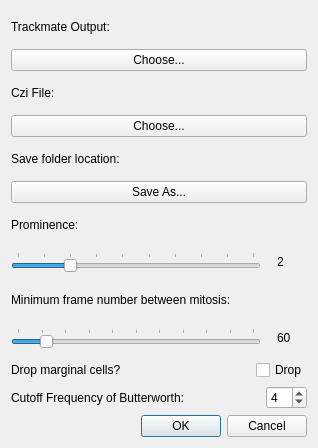
<?xml version="1.0" encoding="UTF-8"?>
<ui version="4.0">
 <class>Mainwindow</class>
 <widget class="QDialog" name="Mainwindow">
  <property name="geometry">
   <rect>
    <x>0</x>
    <y>0</y>
    <width>318</width>
    <height>448</height>
   </rect>
  </property>
  <property name="windowTitle">
   <string>Configurations</string>
  </property>
  <layout class="QVBoxLayout" name="verticalLayout">
   <item>
    <widget class="QLabel" name="label">
     <property name="whatsThis">
      <string>This takes the &quot;export.csv&quot; file from Trackmate's Tracking data. Only csv file.</string>
     </property>
     <property name="text">
      <string>Trackmate Output:</string>
     </property>
    </widget>
   </item>
   <item>
    <widget class="QPushButton" name="Openfile">
     <property name="text">
      <string>Choose...</string>
     </property>
    </widget>
   </item>
   <item>
    <widget class="QLabel" name="label_7">
     <property name="whatsThis">
      <string>This takes the czi file from Zeiss imaging and extracts some metadata from it. Only czi file.</string>
     </property>
     <property name="text">
      <string>Czi File:</string>
     </property>
    </widget>
   </item>
   <item>
    <widget class="QPushButton" name="czibutton">
     <property name="text">
      <string>Choose...</string>
     </property>
    </widget>
   </item>
   <item>
    <widget class="QLabel" name="label_2">
     <property name="whatsThis">
      <string>This specifies the location you want to save the results at.</string>
     </property>
     <property name="text">
      <string>Save folder location:</string>
     </property>
    </widget>
   </item>
   <item>
    <widget class="QPushButton" name="Openfolder">
     <property name="text">
      <string>Save As...</string>
     </property>
    </widget>
   </item>
   <item>
    <widget class="QLabel" name="label_3">
     <property name="whatsThis">
      <string>This defines the threshold for the promience of mitosis identification. The higher, the more stringent the peak identification is. From 0 to 9.</string>
     </property>
     <property name="text">
      <string>Prominence:</string>
     </property>
    </widget>
   </item>
   <item>
    <layout class="QHBoxLayout" name="horizontalLayout_2" stretch="0,0">
     <item>
      <widget class="QSlider" name="Promslider">
       <property name="sizePolicy">
        <sizepolicy hsizetype="Fixed" vsizetype="Fixed">
         <horstretch>0</horstretch>
         <verstretch>0</verstretch>
        </sizepolicy>
       </property>
       <property name="minimumSize">
        <size>
         <width>250</width>
         <height>0</height>
        </size>
       </property>
       <property name="mouseTracking">
        <bool>false</bool>
       </property>
       <property name="maximum">
        <number>9</number>
       </property>
       <property name="pageStep">
        <number>0</number>
       </property>
       <property name="value">
        <number>2</number>
       </property>
       <property name="orientation">
        <enum>Qt::Horizontal</enum>
       </property>
       <property name="tickPosition">
        <enum>QSlider::TicksAbove</enum>
       </property>
       <property name="tickInterval">
        <number>1</number>
       </property>
      </widget>
     </item>
     <item alignment="Qt::AlignRight">
      <widget class="QLabel" name="label_8">
       <property name="sizePolicy">
        <sizepolicy hsizetype="Fixed" vsizetype="Preferred">
         <horstretch>0</horstretch>
         <verstretch>0</verstretch>
        </sizepolicy>
       </property>
       <property name="minimumSize">
        <size>
         <width>30</width>
         <height>0</height>
        </size>
       </property>
       <property name="text">
        <string>2</string>
       </property>
      </widget>
     </item>
    </layout>
   </item>
   <item>
    <widget class="QLabel" name="label_4">
     <property name="whatsThis">
      <string>This defines the minimum expected frames between two mitotic peaks. Please specify according to your sampling interval.</string>
     </property>
     <property name="text">
      <string>Minimum frame number between mitosis:</string>
     </property>
    </widget>
   </item>
   <item>
    <layout class="QHBoxLayout" name="horizontalLayout_3">
     <item>
      <widget class="QSlider" name="Frameslider">
       <property name="sizePolicy">
        <sizepolicy hsizetype="Fixed" vsizetype="Fixed">
         <horstretch>0</horstretch>
         <verstretch>0</verstretch>
        </sizepolicy>
       </property>
       <property name="minimumSize">
        <size>
         <width>250</width>
         <height>0</height>
        </size>
       </property>
       <property name="maximum">
        <number>500</number>
       </property>
       <property name="value">
        <number>60</number>
       </property>
       <property name="orientation">
        <enum>Qt::Horizontal</enum>
       </property>
       <property name="tickPosition">
        <enum>QSlider::TicksAbove</enum>
       </property>
       <property name="tickInterval">
        <number>50</number>
       </property>
      </widget>
     </item>
     <item alignment="Qt::AlignRight">
      <widget class="QLabel" name="label_9">
       <property name="sizePolicy">
        <sizepolicy hsizetype="Fixed" vsizetype="Preferred">
         <horstretch>0</horstretch>
         <verstretch>0</verstretch>
        </sizepolicy>
       </property>
       <property name="minimumSize">
        <size>
         <width>30</width>
         <height>0</height>
        </size>
       </property>
       <property name="text">
        <string>60</string>
       </property>
      </widget>
     </item>
    </layout>
   </item>
   <item>
    <layout class="QHBoxLayout">
     <item>
      <widget class="QLabel" name="label_5">
       <property name="minimumSize">
        <size>
         <width>200</width>
         <height>0</height>
        </size>
       </property>
       <property name="maximumSize">
        <size>
         <width>306</width>
         <height>16777215</height>
        </size>
       </property>
       <property name="whatsThis">
        <string>This button controls whether to drop cells that has come in contact with the margins of the field of view.</string>
       </property>
       <property name="text">
        <string>Drop marginal cells?</string>
       </property>
      </widget>
     </item>
     <item alignment="Qt::AlignRight">
      <widget class="QCheckBox" name="Dropbox">
       <property name="text">
        <string>Drop</string>
       </property>
      </widget>
     </item>
    </layout>
   </item>
   <item>
    <layout class="QHBoxLayout" name="horizontalLayout">
     <item>
      <widget class="QLabel" name="label_6">
       <property name="whatsThis">
        <string>&lt;html&gt;&lt;head/&gt;&lt;body&gt;&lt;p&gt;Frequency of the butterworth. The stronger the frequency, the higher the cutoff frequency. Usually lower means more smoothening. From 1 to 10.&lt;/p&gt;&lt;/body&gt;&lt;/html&gt;</string>
       </property>
       <property name="text">
        <string>Cutoff Frequency of Butterworth:</string>
       </property>
      </widget>
     </item>
     <item alignment="Qt::AlignRight">
      <widget class="QSpinBox" name="OrderSpin">
       <property name="minimum">
        <number>1</number>
       </property>
       <property name="maximum">
        <number>10</number>
       </property>
       <property name="value">
        <number>4</number>
       </property>
      </widget>
     </item>
    </layout>
   </item>
   <item>
    <widget class="QDialogButtonBox" name="buttonBox">
     <property name="orientation">
      <enum>Qt::Horizontal</enum>
     </property>
     <property name="standardButtons">
      <set>QDialogButtonBox::Cancel|QDialogButtonBox::Ok</set>
     </property>
    </widget>
   </item>
  </layout>
 </widget>
 <resources/>
 <connections>
  <connection>
   <sender>buttonBox</sender>
   <signal>accepted()</signal>
   <receiver>Mainwindow</receiver>
   <slot>accept()</slot>
   <hints>
    <hint type="sourcelabel">
     <x>242</x>
     <y>427</y>
    </hint>
    <hint type="destinationlabel">
     <x>157</x>
     <y>274</y>
    </hint>
   </hints>
  </connection>
  <connection>
   <sender>buttonBox</sender>
   <signal>rejected()</signal>
   <receiver>Mainwindow</receiver>
   <slot>reject()</slot>
   <hints>
    <hint type="sourcelabel">
     <x>273</x>
     <y>427</y>
    </hint>
    <hint type="destinationlabel">
     <x>285</x>
     <y>274</y>
    </hint>
   </hints>
  </connection>
  <connection>
   <sender>Openfile</sender>
   <signal>pressed()</signal>
   <receiver>Mainwindow</receiver>
   <slot>accept()</slot>
   <hints>
    <hint type="sourcelabel">
     <x>238</x>
     <y>59</y>
    </hint>
    <hint type="destinationlabel">
     <x>285</x>
     <y>56</y>
    </hint>
   </hints>
  </connection>
  <connection>
   <sender>Openfolder</sender>
   <signal>pressed()</signal>
   <receiver>Mainwindow</receiver>
   <slot>accept()</slot>
   <hints>
    <hint type="sourcelabel">
     <x>240</x>
     <y>197</y>
    </hint>
    <hint type="destinationlabel">
     <x>285</x>
     <y>130</y>
    </hint>
   </hints>
  </connection>
  <connection>
   <sender>Dropbox</sender>
   <signal>toggled(bool)</signal>
   <receiver>Mainwindow</receiver>
   <slot>toggledrop()</slot>
   <hints>
    <hint type="sourcelabel">
     <x>273</x>
     <y>344</y>
    </hint>
    <hint type="destinationlabel">
     <x>158</x>
     <y>223</y>
    </hint>
   </hints>
  </connection>
  <connection>
   <sender>OrderSpin</sender>
   <signal>valueChanged(int)</signal>
   <receiver>OrderSpin</receiver>
   <slot>setValue(int)</slot>
   <hints>
    <hint type="sourcelabel">
     <x>272</x>
     <y>378</y>
    </hint>
    <hint type="destinationlabel">
     <x>272</x>
     <y>378</y>
    </hint>
   </hints>
  </connection>
  <connection>
   <sender>Promslider</sender>
   <signal>valueChanged(int)</signal>
   <receiver>Promslider</receiver>
   <slot>setValue(int)</slot>
   <hints>
    <hint type="sourcelabel">
     <x>98</x>
     <y>254</y>
    </hint>
    <hint type="destinationlabel">
     <x>132</x>
     <y>254</y>
    </hint>
   </hints>
  </connection>
  <connection>
   <sender>Frameslider</sender>
   <signal>valueChanged(int)</signal>
   <receiver>Frameslider</receiver>
   <slot>setValue(int)</slot>
   <hints>
    <hint type="sourcelabel">
     <x>58</x>
     <y>314</y>
    </hint>
    <hint type="destinationlabel">
     <x>41</x>
     <y>314</y>
    </hint>
   </hints>
  </connection>
  <connection>
   <sender>czibutton</sender>
   <signal>pressed()</signal>
   <receiver>Mainwindow</receiver>
   <slot>openczi()</slot>
   <hints>
    <hint type="sourcelabel">
     <x>132</x>
     <y>118</y>
    </hint>
    <hint type="destinationlabel">
     <x>280</x>
     <y>109</y>
    </hint>
   </hints>
  </connection>
  <connection>
   <sender>Promslider</sender>
   <signal>valueChanged(int)</signal>
   <receiver>label_8</receiver>
   <slot>setNum(int)</slot>
   <hints>
    <hint type="sourcelabel">
     <x>52</x>
     <y>255</y>
    </hint>
    <hint type="destinationlabel">
     <x>304</x>
     <y>262</y>
    </hint>
   </hints>
  </connection>
  <connection>
   <sender>Frameslider</sender>
   <signal>valueChanged(int)</signal>
   <receiver>label_9</receiver>
   <slot>setNum(int)</slot>
   <hints>
    <hint type="sourcelabel">
     <x>191</x>
     <y>307</y>
    </hint>
    <hint type="destinationlabel">
     <x>304</x>
     <y>326</y>
    </hint>
   </hints>
  </connection>
 </connections>
 <slots>
  <slot>openfile()</slot>
  <slot>openfolder()</slot>
  <slot>openczi()</slot>
  <slot>toggledrop()</slot>
 </slots>
</ui>
